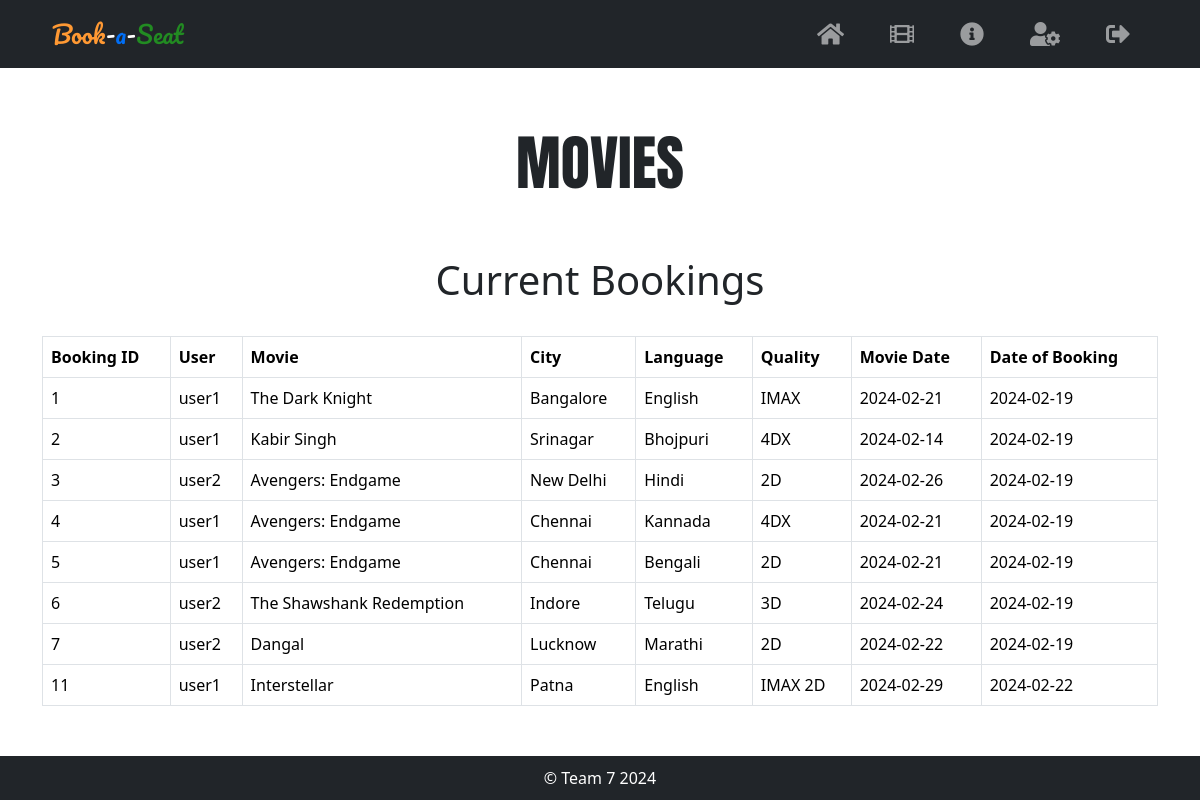
Page /current_bookings.php (signed in) on the committed database.
### tables this page shows
CREATE TABLE `bookings` (
  `booking_id` int NOT NULL AUTO_INCREMENT,
  `user_name` varchar(255) DEFAULT NULL,
  `movie_name` varchar(255) DEFAULT NULL,
  `city_name` varchar(255) DEFAULT NULL,
  `language` varchar(10) DEFAULT NULL,
  `quality_type` varchar(50) DEFAULT NULL,
  `date_of_show` date DEFAULT NULL,
  `date_of_booking` date DEFAULT NULL,
  PRIMARY KEY (`booking_id`),
  KEY `movie_name` (`movie_name`),
  KEY `user_name` (`user_name`),
  KEY `city_name` (`city_name`),
  KEY `language` (`language`),
  KEY `quality_type` (`quality_type`),
  CONSTRAINT `bookings_ibfk_1` FOREIGN KEY (`movie_name`) REFERENCES `movies` (`title`),
  CONSTRAINT `bookings_ibfk_2` FOREIGN KEY (`user_name`) REFERENCES `users` (`username`),
  CONSTRAINT `bookings_ibfk_3` FOREIGN KEY (`city_name`) REFERENCES `cities` (`city_name`),
  CONSTRAINT `bookings_ibfk_4` FOREIGN KEY (`language`) REFERENCES `languages` (`name`),
  CONSTRAINT `bookings_ibfk_5` FOREIGN KEY (`quality_type`) REFERENCES `quality` (`type`)
);

### current_bookings.php (the view, shortened to what this page needs)
<?php
include_once "src/components/db_connection.php";
$user_name = $_SESSION['login_user'];
if($user_name=="admin"){
    $sql = "SELECT * FROM bookings";
}
else{
    $sql = "SELECT * FROM bookings where user_name='$user_name' ";
}
$result = $conn->query($sql);
?>
<?php include 'src/components/header1.php' ?>
<link rel="stylesheet" href="src/css/current-booking-style.css">
<?php include 'src/components/header2.php' ?>
<div class="movies-header">
    MOVIES
</div>
<div class="container mt-5">
    <h1 class="text-center">Current Bookings</h1>
    <br>
    <div class="table-responsive">
        <table class="table table-bordered">
            <thead>
                <tr>
                    <th>Booking ID</th>
                    <th>User</th>
                    <th>Movie</th>
                    <th>City</th>
                    <th>Language</th>
                    <th>Quality</th>
                    <th>Movie Date</th>
                    <th>Date of Booking</th>
                </tr>
            </thead>
            <tbody>
                <?php
                if ($result->num_rows > 0) {
                    while ($row = $result->fetch_assoc()) {
                        echo "<tr>";
                        echo "<td>" . $row['booking_id'] . "</td>";
                        echo "<td>" . $row['user_name'] . "</td>";
                        echo "<td>" . $row['movie_name'] . "</td>";
                        echo "<td>" . $row['city_name'] . "</td>";
                        echo "<td>" . $row['language'] . "</td>";
                        echo "<td>" . $row['quality_type'] . "</td>";
                        echo "<td>" . $row['date_of_show'] . "</td>";
                        echo "<td>" . $row['date_of_booking'] . "</td>";
                        echo "</tr>";
                    }
                } else {
                    echo "<tr><td colspan='8'>No bookings found</td></tr>";
                }
                ?>
            </tbody>
        </table>
    </div>
</div>
<?php include 'src/components/footer.php' ?>

### src/css/navbar-style.css (style rules this page uses)
body { display: flex; flex-direction: column; min-height: 100vh; }

### src/css/current-booking-style.css (style rules this page uses)
.movies-header { text-align: center; font-size: 60px; margin-top: 50px; font-family: 'Anton', sans-serif; }
.container { flex: 1; }

### rows in the picture
bookings: booking_id "1", user_name "user1", movie_name "The Dark Knight", city_name "Bangalore", language "English", quality_type "IMAX", date_of_show "2024-02-21", date_of_booking "2024-02-19"
bookings: booking_id "2", user_name "user1", movie_name "Kabir Singh", city_name "Srinagar", language "Bhojpuri", quality_type "4DX", date_of_show "2024-02-14", date_of_booking "2024-02-19"
bookings: booking_id "3", user_name "user2", movie_name "Avengers: Endgame", city_name "New Delhi", language "Hindi", quality_type "2D", date_of_show "2024-02-26", date_of_booking "2024-02-19"
bookings: booking_id "4", user_name "user1", movie_name "Avengers: Endgame", city_name "Chennai", language "Kannada", quality_type "4DX", date_of_show "2024-02-21", date_of_booking "2024-02-19"
bookings: booking_id "5", user_name "user1", movie_name "Avengers: Endgame", city_name "Chennai", language "Bengali", quality_type "2D", date_of_show "2024-02-21", date_of_booking "2024-02-19"
bookings: booking_id "6", user_name "user2", movie_name "The Shawshank Redemption", city_name "Indore", language "Telugu", quality_type "3D", date_of_show "2024-02-24", date_of_booking "2024-02-19"
bookings: booking_id "7", user_name "user2", movie_name "Dangal", city_name "Lucknow", language "Marathi", quality_type "2D", date_of_show "2024-02-22", date_of_booking "2024-02-19"
bookings: booking_id "11", user_name "user1", movie_name "Interstellar", city_name "Patna", language "English", quality_type "IMAX 2D", date_of_show "2024-02-29", date_of_booking "2024-02-22"
